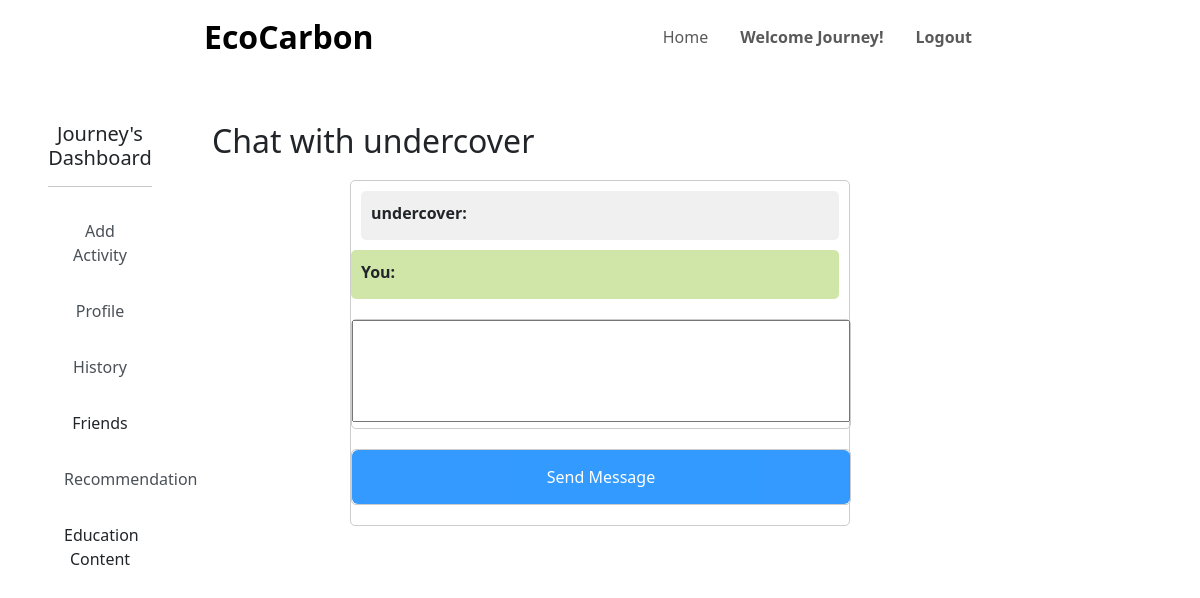
The page /chat.php?friend=12 (signed in) on the database as committed earlier.
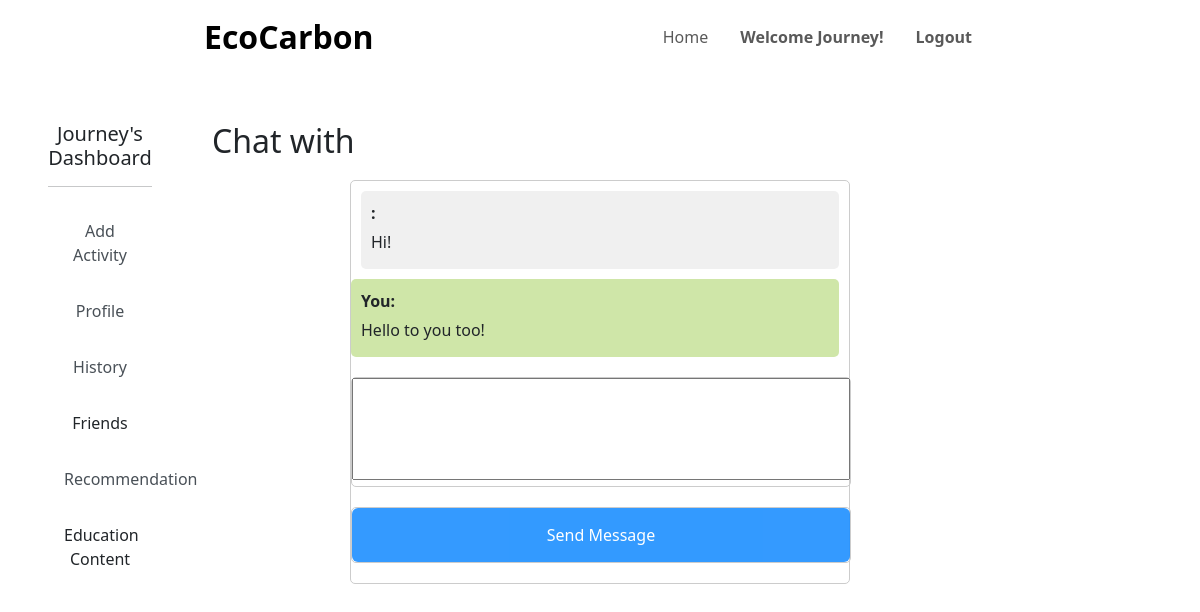
The same page on the database as committed later.
### tables this page shows
CREATE TABLE `user` (
  `id` int(11) NOT NULL,
  `username` varchar(30) NOT NULL,
  `pwd` varchar(30) DEFAULT NULL,
  `email` varchar(50) NOT NULL,
  `contactno` varchar(50) NOT NULL,
  `commute` varchar(50) NOT NULL,
  `energy` varchar(50) NOT NULL,
  `diet` varchar(50) NOT NULL,
  `admin` int(5) NOT NULL
);

CREATE TABLE `messages` (
  `id` int(11) NOT NULL,
  `incoming_msg_id` int(11) NOT NULL,
  `outgoing_msg_id` int(11) NOT NULL,
  `msg` varchar(1000) NOT NULL,
  `last` int(11) NOT NULL DEFAULT 0
);

### chat.php (the view, shortened to what the changed rows need)
<?php
$servername = "localhost";
$username = "root";
$password = "";
$dbname = "ecocarbon_database";
$conn = new mysqli($servername, $username, $password, $dbname);
$query = "SELECT * FROM user WHERE username = ?";
$stmt = $conn->prepare($query);
$stmt->bind_param("s", $_SESSION["user_username"]);
$stmt->execute();
$result = $stmt->get_result();
$user = $result->fetch_assoc();
$friendID = $_GET["friend"];
$query = "SELECT username FROM user WHERE id = ?";
$stmt = $conn->prepare($query);
$stmt->bind_param("i", $friendID);
$stmt->execute();
$result = $stmt->get_result();
$friend_user = $result->fetch_assoc();
$friend_un = $friend_user["username"];
$query = "SELECT * FROM messages WHERE (incoming_msg_id = ? AND outgoing_msg_id = ?)";
$stmt = $conn->prepare($query);
$stmt->bind_param("ii", $friendID , $user["id"]);
$stmt->execute();
$result = $stmt->get_result();
$f = $result->fetch_assoc();
$query = "SELECT * FROM messages WHERE (incoming_msg_id = ? AND outgoing_msg_id = ?)";
$stmt = $conn->prepare($query);
$stmt->bind_param("ii", $user["id"], $friendID);
$stmt->execute();
$result = $stmt->get_result();
$f2 = $result->fetch_assoc();
?>
<!DOCTYPE html>
<html>
    <head>
        <link
        href="https://cdn.jsdelivr.net/npm/bootstrap@5.3.1/dist/css/bootstrap.min.css"
        rel="stylesheet"
        />
        <link
        rel="stylesheet"
        href="https://cdnjs.cloudflare.com/ajax/libs/animate.css/4.1.1/animate.min.css"
        />
        <link
        rel="stylesheet"
        href="https://cdnjs.cloudflare.com/ajax/libs/font-awesome/5.15.3/css/all.min.css"
        />
        <link rel="stylesheet" href="style.css" />
        <link href="https://unpkg.com/aos@2.3.1/dist/aos.css" rel="stylesheet"/>
    </head>
    <body>
    <div class="container-fluid pb-5">
        <div class="row">
            <div class="col-md-8 pt-5">
                <h2>Chat with <?php echo $friend_un ?> </h2>
                <div class="message-container">
                    <?php
                    $msg1 = nl2br($f["msg"]);
                    $msg2 = nl2br($f2["msg"]);
                    if($f["incoming_msg_id"] == $friendID) {
                        if($f["last"] > $f2["last"]) {
                            echo "
                            <div class=\"message user-message\">
                                <div class=\"message-content\">
                                <strong>You:</strong>
                                </div>
                                <div class=\"message-content\">
                                    $msg2
                                </div>
                            </div>
                            <div class=\"message\">
                                <div class=\"message-content\">
                                <strong>$friend_un</strong>
                                </div>
                                <div class=\"message-content\">
                                    $msg1
                                </div>
                            </div>
                            ";
                        }
                        else {
                            echo "
                            <div class=\"message\">
                                <div class=\"message-content\">
                                <strong>$friend_un: </strong>
                                </div>
                                <div class=\"message-content\">
                                    $msg1
                                </div>
                            </div>
                            <div class=\"message user-message\">
                                <div class=\"message-content\">
                                <strong>You:</strong>
                                </div>
                                <div class=\"message-content\">
                                    $msg2
                                </div>
                            </div>
                            ";
                        }
                    }else {
                        if($f["last"] > $f2["last"]) {
                            echo "
                            <div class=\"message user-message\">
                                <div class=\"message-content\">
                                <strong>You:</strong>
                                </div>
                                <div class=\"message-content\">
                                    $msg1
                                </div>
                            </div>
                            <div class=\"message\">
                                <div class=\"message-content\">
                                <strong>$friend_un</strong>
                                </div>
                                <div class=\"message-content\">
                                    $msg2
                                </div>
                            </div>
                            ";
                        }
                        else {
                            echo "
                            <div class=\"message\">
                                <div class=\"message-content\">
                                <strong>$friend_un: </strong>
                                </div>
                                <div class=\"message-content\">
                                    $msg2
                                </div>
                            </div>
                            <div class=\"message user-message\">
                                <div class=\"message-content\">
                                <strong>You:</strong>
                                </div>
                                <div class=\"message-content\">
                                    $msg1
                                </div>
                            </div>
                            ";
                        }
                    }
                        ?>
                    <div class="message-container">
                    </div>
                    <div class="message-container">
                    </div>
                </div>
                </div>
            </div>
        </div>
    </body>
</html>

Rows that differ between the two databases and show on the page:
removed user: username "undercover"
added messages: msg "Hi!"
added messages: msg "Hello to you too!"
